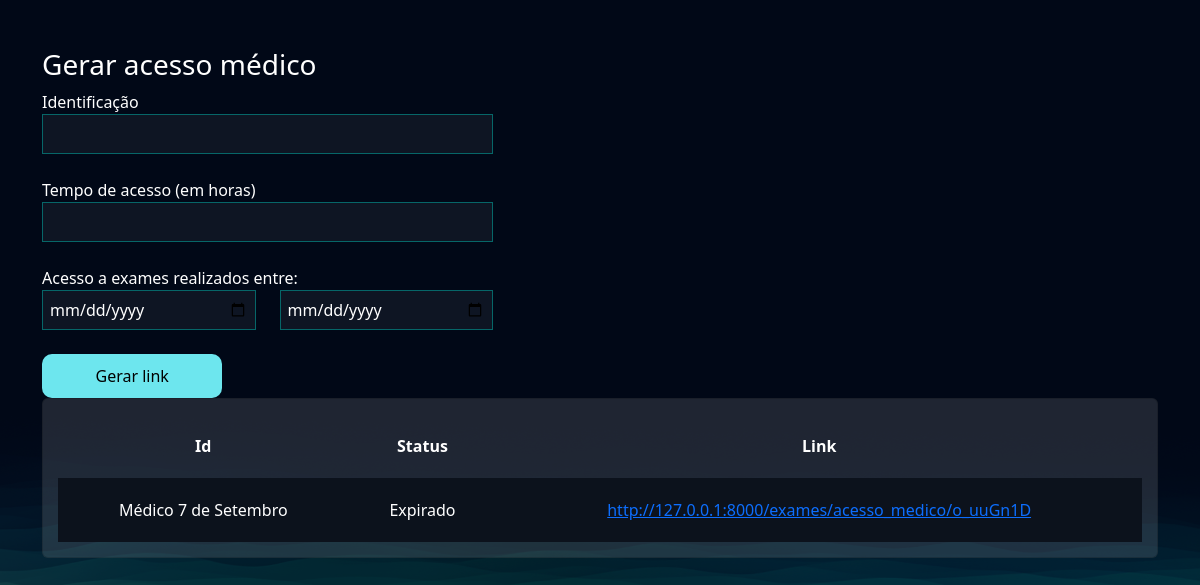
The app's page /exames/gerar_acesso_medico/ (signed in), older data.
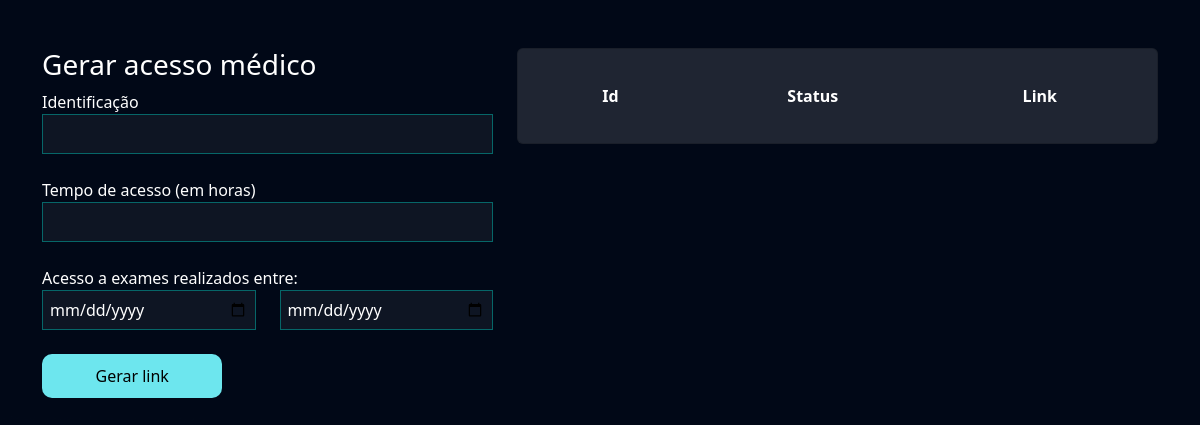
The same page, newer data.
### exames/models.py (models this page shows, shortened)
class AcessoMedico(models.Model):
    usuario = models.ForeignKey(User, on_delete=models.DO_NOTHING)
    identificacao = models.CharField(max_length=50)
    tempo_de_acesso = models.IntegerField() # Em horas
    criado_em = models.DateTimeField()
    data_exames_iniciais = models.DateField()
    data_exames_finais = models.DateField()
    token = models.CharField(max_length=20, null=True, blank=True)
    @property
    def status(self):
        if timezone.now() > (self.criado_em + timedelta(hours=self.tempo_de_acesso)):
            return 'Expirado'
        else:
            return 'Ativo'
    @property
    def url(self):
        return f'http://127.0.0.1:8000/exames/acesso_medico/{self.token}'

### exames/views.py (the view, shortened to what this page needs)
# urls.py: path('gerar_acesso_medico/', views.gerar_acesso_medico, name="gerar_acesso_medico"),
@login_required
def gerar_acesso_medico(request):
    if request.method == "GET":
        acessos_medicos = AcessoMedico.objects.filter(usuario=request.user)
        return render(request, 'gerar_acesso_medico.html', {'acessos_medicos': acessos_medicos})

### exames/templates/gerar_acesso_medico.html (shortened to what this page needs)
{% extends "bases/base.html" %}
{% load static %}
{% block 'head' %}
<link href="{% static 'exames/css/css.css' %}" rel="stylesheet">
<link href="{% static 'exames/css/gerenciar_pedidos.css' %}" rel="stylesheet">
{% endblock 'head' %}
{% block 'conteudo' %}
<br>
<br>
<div class="container">
    <div class="row">
        <div class="col-md-5">
            <h3>Gerar acesso médico</h3>
            <form action="{% url 'gerar_acesso_medico' %}" method="POST">
                <label for="">Identificação</label>
                <br>
                <input style="width: 100%" type="text" name="identificacao" id="" class="input-default">
                <br>
                <br>
                <label for="">Tempo de acesso (em horas)</label>
                <br>
                <input style="width: 100%" type="number" name="tempo_de_acesso" id="" class="input-default">
                <br>
                <br>
                <div class="row">
                    <label for="">Acesso a exames realizados entre:</label>
                    <div class="col-md">
                        <input style="width: 100%" type="date" name="data_exame_inicial" id="" class="input-default">
                    </div>
                    <div class="col-md">
                        <input style="width: 100%" type="date" name="data_exame_final" id="" class="input-default">
                        <br>
                        <br>
                    </div>
                </div>
                <input style="width: 40%" type="submit" class="btn-default" value="Gerar link">
            </form>
        </div>
        <div class="col-md">
            <div class="card">
                <table style="text-align: center">
                    <tr>
                        <th>Id</th>
                        <th>Status</th>
                        <th>Link</th>
                    </tr>
                {% for acesso in acessos_medicos %}
                    <tr class="linha-tabela">
                        <td>{{acesso.identificacao}}</td>
                        <td>{{acesso.status}}</td>
                        <td><a href="{{acesso.url}}">{{acesso.url}}</a></td>
                    </tr>
                {% endfor %}
                </table>
            </div>
        </div>
    </div>
</div>
{% endblock 'conteudo' %}

Row changes from the older to the newer data that the page shows:
removed AcessoMedico: identificacao "Médico 7 de Setembro", status "Expirado", url "http://127.0.0.1:8000/exames/acesso_medico/o_uuGn1D"
